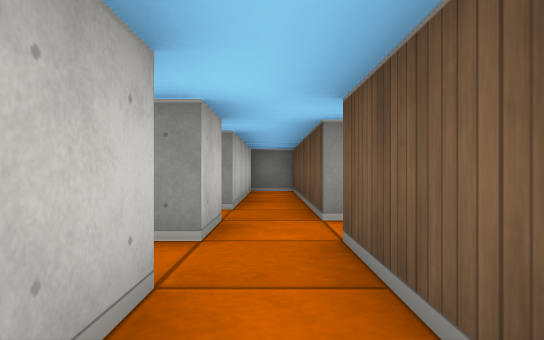
View 1 (above)

14 first-person views from a walk through a cub3D ray-caster map. The camera is about half as high as the walls, looks level and sees 75° across. The floor is counted in squares. Each view is taken from the middle of a square. On the plan, view 1 faces up. The plan holds only what a view shows up to about 9 squares ahead; the rest is blank.

View 2
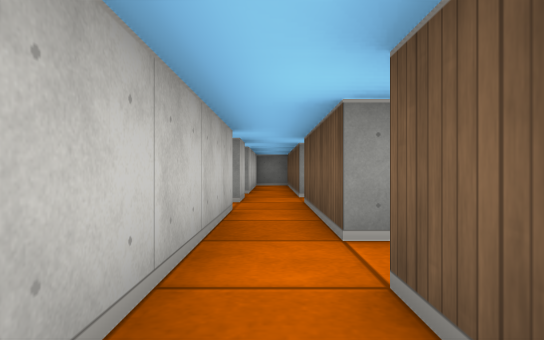

View 3
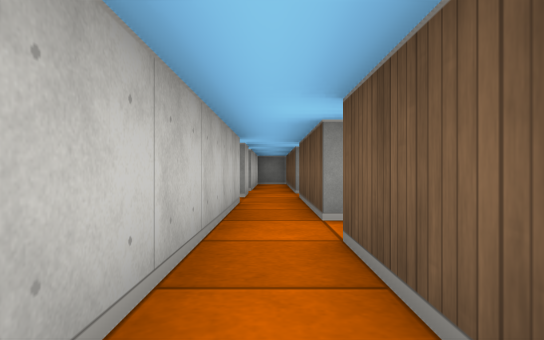

View 4
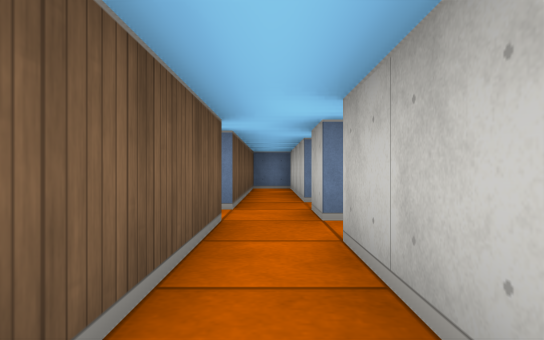

View 5
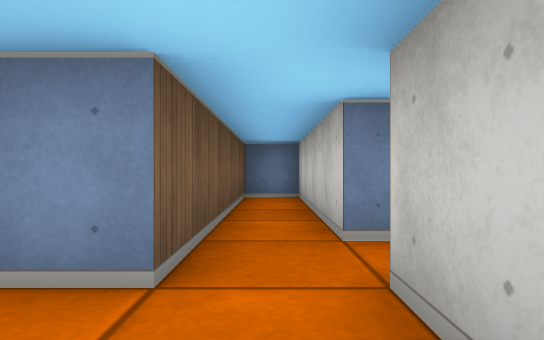

View 6
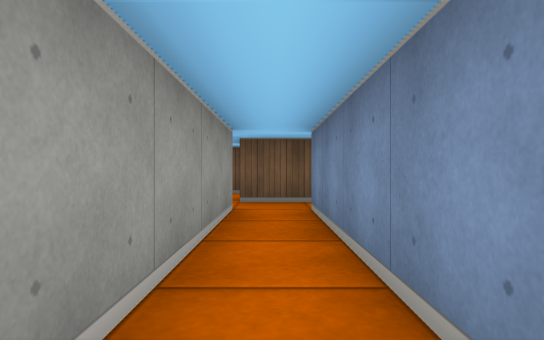

View 7
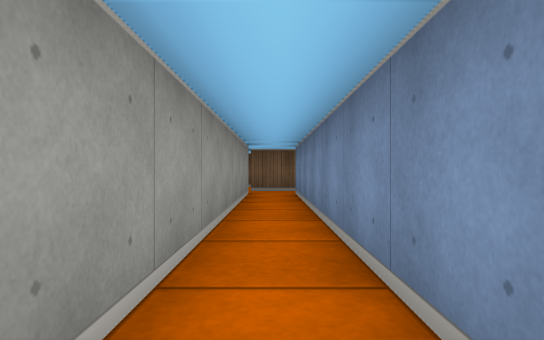

View 8
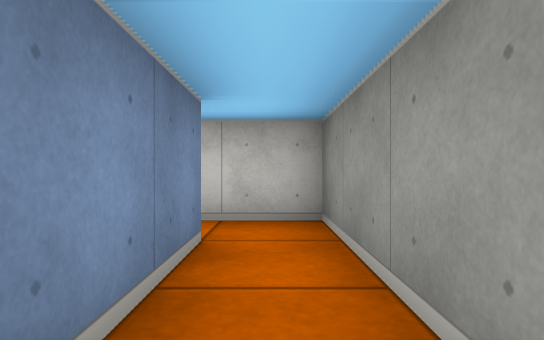

View 9
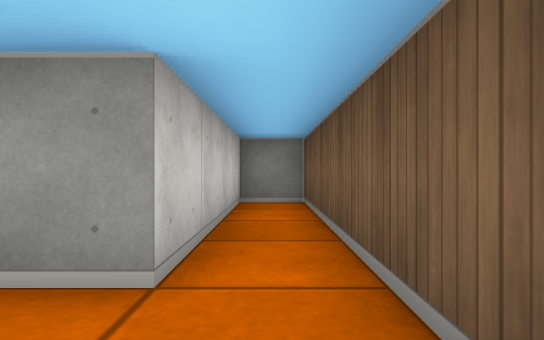

View 10
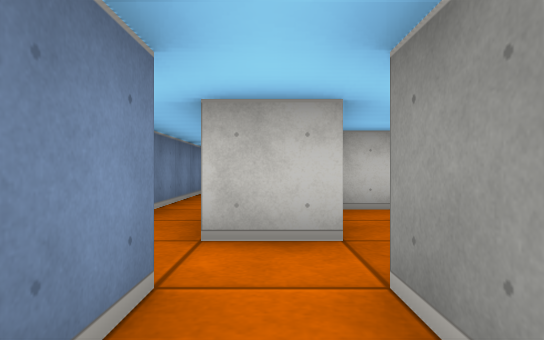

View 11
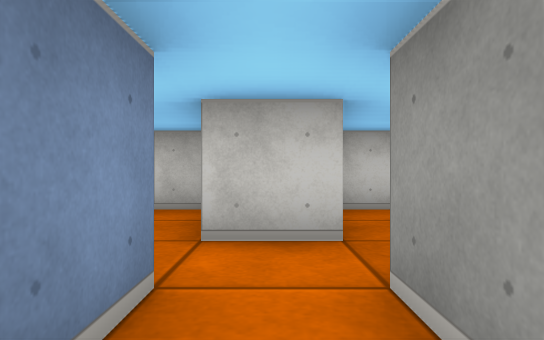

View 12
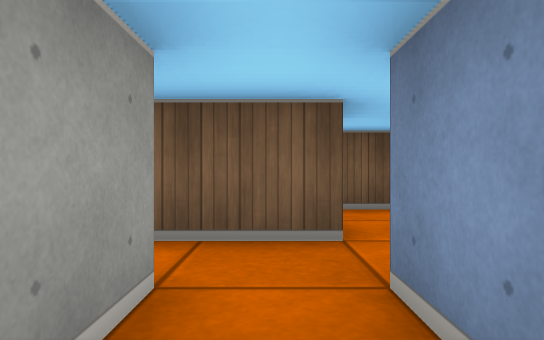

View 13
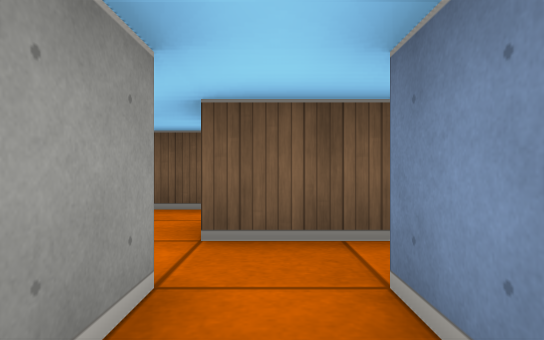

View 14
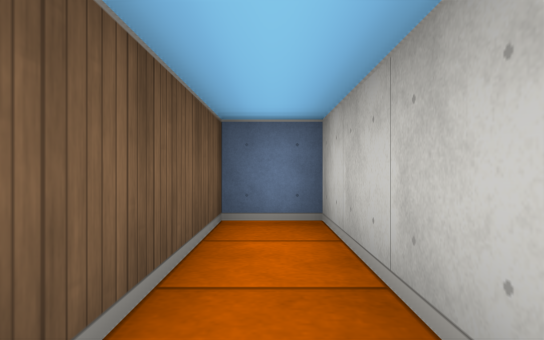

### Floor plan
Ten units are one square. View 1 is at (0, 0); x grows to the right and y downward. Boxes are objects, and circles mark ways between rooms. Rooms are numbered by the first view taken in them; rooms with no view inside come last. Other rooms are left out.
<svg viewBox="-90 -90 120 200">
<path fill="none" stroke="#000" d="M-5 -35 -5 -25 -85 -25 -85 -12M5 -35 5 -85 -5 -85 -5 -45M5 5 5 -25M-75 -15 -5 -15 -5 5M-5 5 -5 35M5 35 5 15M-14 65 -5 65 -5 105 5 105 5 55 14 55M-5 45 -5 55 -14 55M14 45 5 45 5 35M14 -35 5 -35M5 -25 14 -25M25 55 25 45M-25 35 -25 41M-5 35 -14 35M-14 45 -5 45M-25 59 -25 65"/>
<circle cx="0" cy="-5" r="3" fill="#2a7"/>
<circle cx="10" cy="-30" r="3" fill="#2a7"/>
<circle cx="0" cy="25" r="3" fill="#2a7"/>
<circle cx="10" cy="50" r="3" fill="#2a7"/>
<circle cx="-10" cy="40" r="3" fill="#2a7"/>
<circle cx="-10" cy="60" r="3" fill="#2a7"/>
<text x="-20" y="-20">1</text>
<text x="0" y="20">2</text>
<text x="0" y="70">3</text>
<text x="20" y="-30">4</text>
<text x="20" y="60">5</text>
<text x="-20" y="20">6</text>
<text x="-20" y="80">7</text>
</svg>
Room 1 opens to room 2. Room 1 opens to room 4. Room 2 opens to room 3. Room 3 opens to room 5. Room 3 opens to room 6. Room 3 opens to room 7.

Where each view was taken, in squares from view 1:
view 1: 0 up, 0 right, facing up
view 2: 3 down, 0 right, facing up
view 3: 4 down, 0 right, facing up
view 4: 1 down, 0 right, facing down
view 5: 4 down, 0 right, facing down
view 6: 2 up, 5 left, facing right
view 7: 2 up, 8 left, facing right
view 8: 2 up, 5 left, facing left
view 9: 3 up, 0 right, facing up
view 10: 3 up, 2 right, facing left
view 11: 5 down, 2 right, facing left
view 12: 4 down, 2 left, facing right
view 13: 6 down, 2 left, facing right
view 14: 7 down, 0 right, facing down
